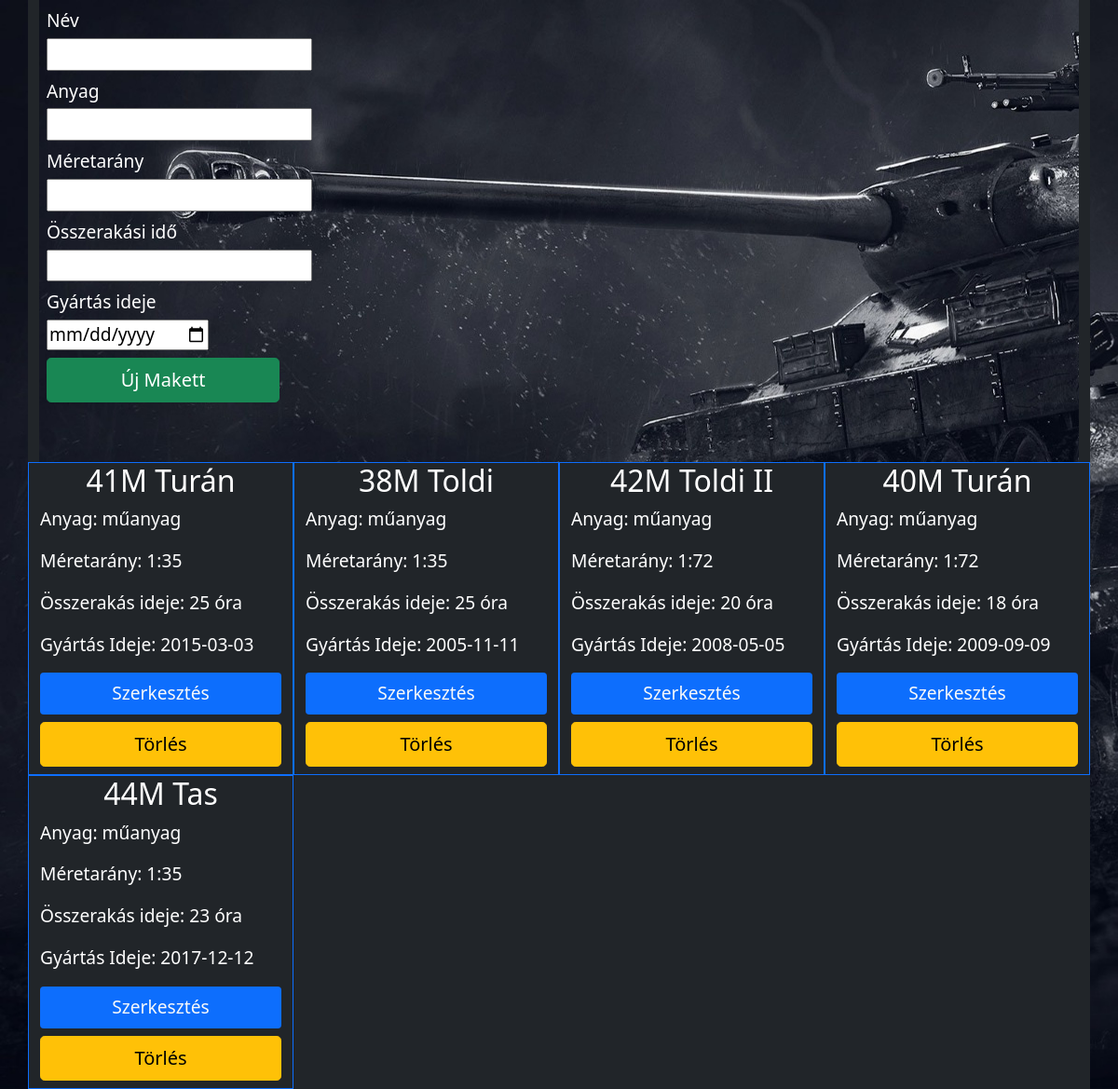
The page / on the database its author committed.
### tables this page shows
CREATE TABLE `makett` (
  `id` int(11) NOT NULL,
  `nev` varchar(255) NOT NULL,
  `anyag` varchar(255) NOT NULL,
  `meretarany` varchar(255) NOT NULL,
  `osszerakasi_ido` int(11) NOT NULL,
  `gyartas_ideje` date NOT NULL
);

### Makett.php (called while the page is built, shortened)
<?php
    class Makett {
        private $id;
        private $nev;
        private $anyag;
        private $meretarany;
        private $osszerakasi_ido;
        private $gyartas_ideje;
        public function __construct(string $nev, string $anyag, string $meretarany, int $osszerakasi_ido, DateTime $gyartas_ideje)
        {
            $this->nev = $nev;
            $this->anyag = $anyag;
            $this->meretarany = $meretarany;
            $this->osszerakasi_ido = $osszerakasi_ido;
            $this->gyartas_ideje = $gyartas_ideje;
        }
        public function getId() : ?int {
            return $this->id;
        }
        public function getNev() : string {
            return $this->nev;
        }
        public function getAnyag() : string {
            return $this->anyag;
        }
        public function getMeretarany() : string {
            return $this->meretarany;
        }
        public function getOsszerakasiIdo() : int {
            return $this->osszerakasi_ido;
        }
        public function getGyartasIdeje() : DateTime {
            return $this->gyartas_ideje;
        }
        public static function osszes() : array {
            global $db;
            $t = $db->query("SELECT * FROM makett")->fetchAll();
            $eredmeny = [];
            foreach ($t as $elem) {
                $makett = new Makett($elem["nev"], $elem["anyag"], $elem["meretarany"], $elem["osszerakasi_ido"], new DateTime($elem["gyartas_ideje"]));
                $makett->id = $elem["id"];
                $eredmeny[] = $makett;
            }
            return $eredmeny;
        }
    }
?>

### index.php (the view, shortened to what this page needs)
<?php
    require_once "db.php";
    require_once "Makett.php";
    $makettek = Makett::osszes();
    $gomb = $_POST["gomb"] ?? false;
?><!DOCTYPE html>
<html lang="hu">
    <head>
        <link href="https://cdn.jsdelivr.net/npm/bootstrap@5.1.3/dist/css/bootstrap.min.css" rel="stylesheet">
        <link rel="stylesheet" type="text/css" media="screen" href="main.css">
    </head>
    <body>
        <div class="container bg-dark">
            <div class="p-2 kep_hatter">
                <form method="POST" onsubmit="return validacio()">
                    <div class="mb-2">
                        <label class="pb-1" for="nev">Név</label><br /><input type="text" name="nev" value="<?php if ($gomb) echo kiir($ujNev); ?>" id="nev">
                    </div>
                    <div class="mb-2">
                        <label class="pb-1" for="anyag">Anyag</label><br /><input type="text" name="anyag" value="<?php if ($gomb) echo kiir($ujAnyag); ?>" id="anyag">
                    </div>
                    <div class="mb-2">
                        <label class="pb-1" for="meretarany">Méretarány</label><br /><input type="text" name="meretarany" value="<?php if ($gomb) echo kiir($ujMeretarany); ?>" id="meretarany">
                    </div>
                    <div class="mb-2">
                        <label class="pb-1" for="osszerakasi_ido">Összerakási idő</label><br /><input type="number" name="osszerakasi_ido" value="<?php if ($gomb) echo kiir($ujOsszerakasiIdo); ?>" id="osszerakasi_ido">
                    </div>
                    <div class="mb-2">
                        <label class="pb-1" for="gyartas_ideje">Gyártás ideje</label><br /><input type="date" name="gyartas_ideje" value="<?php if ($gomb) echo kiir($ujGyartasIdeje); ?>" id="gyartas_ideje">
                    </div>
                    <div class="mb-5" style="width: 250px;">
                        <input type="submit" class="btn btn-success btn-lg mb-2 w-100" value="Új Makett" name="gomb">
                    </div>
                </form>
            </div>
            <div class="row kiir">
                <?php foreach ($makettek as $makett) { ?>
                    <div class="col-xl-3 col-lg-4 col-md-6 col-sm-6 border border-primary">
                        <h2 class="text-center"><?php echo $makett->getNev(); ?></h2>
                        <p>Anyag: <?php echo $makett->getAnyag(); ?></p>
                        <p>Méretarány: <?php echo $makett->getMeretarany(); ?></p>
                        <p>Összerakás ideje: <?php echo $makett->getOsszerakasiIdo(); ?> óra</p>
                        <p>Gyártás Ideje: <?php echo $makett->getGyartasIdeje()->format("Y-m-d"); ?></p>
                        <div class="p-2 mb-2 text-center w-100 bg-primary rounded" style="transform: rotate(0);"><a class="text-decoration-none text-light stretched-link" href="editMakett.php?id=<?php echo $makett->getId(); ?>">Szerkesztés</a></div>
                        <form class="text-center" method="POST">
                            <button class="btn btn-warning btn-lg w-100 mb-2" type="submit">Törlés</button>
                        </form>
                    </div>
                <?php } ?>
            </div>
        </div>
    </body>
</html>

### main.css (style rules this page uses)
body { background-image: url("hatter.jpg"); background-repeat: no-repeat; background-attachment: fixed; background-size: cover; font-size: larger; width: 100%; margin: auto; color: white; }
.kiir { word-wrap: break-word; overflow-wrap: break-word; }
.kep_hatter { background-image: url("kep.jpg"); background-color: transparent; }

### rows shown on the page
makett: nev "41M Turán", anyag "műanyag", meretarany "1:35", osszerakasi_ido "25", format "2015-03-03"
makett: nev "38M Toldi", anyag "műanyag", meretarany "1:35", osszerakasi_ido "25", format "2005-11-11"
makett: nev "42M Toldi II", anyag "műanyag", meretarany "1:72", osszerakasi_ido "20", format "2008-05-05"
makett: nev "40M Turán", anyag "műanyag", meretarany "1:72", osszerakasi_ido "18", format "2009-09-09"
makett: nev "44M Tas", anyag "műanyag", meretarany "1:35", osszerakasi_ido "23", format "2017-12-12"
